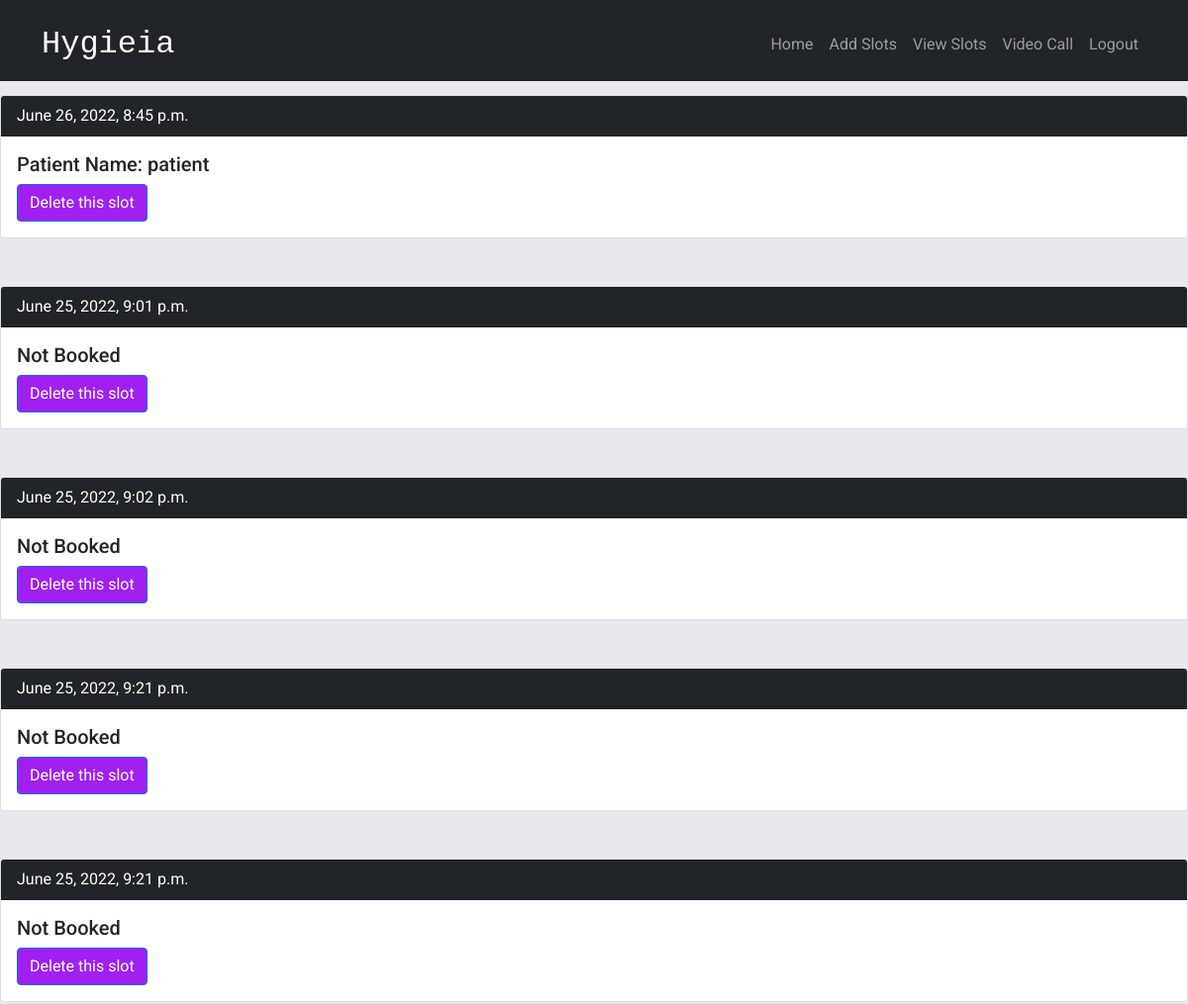
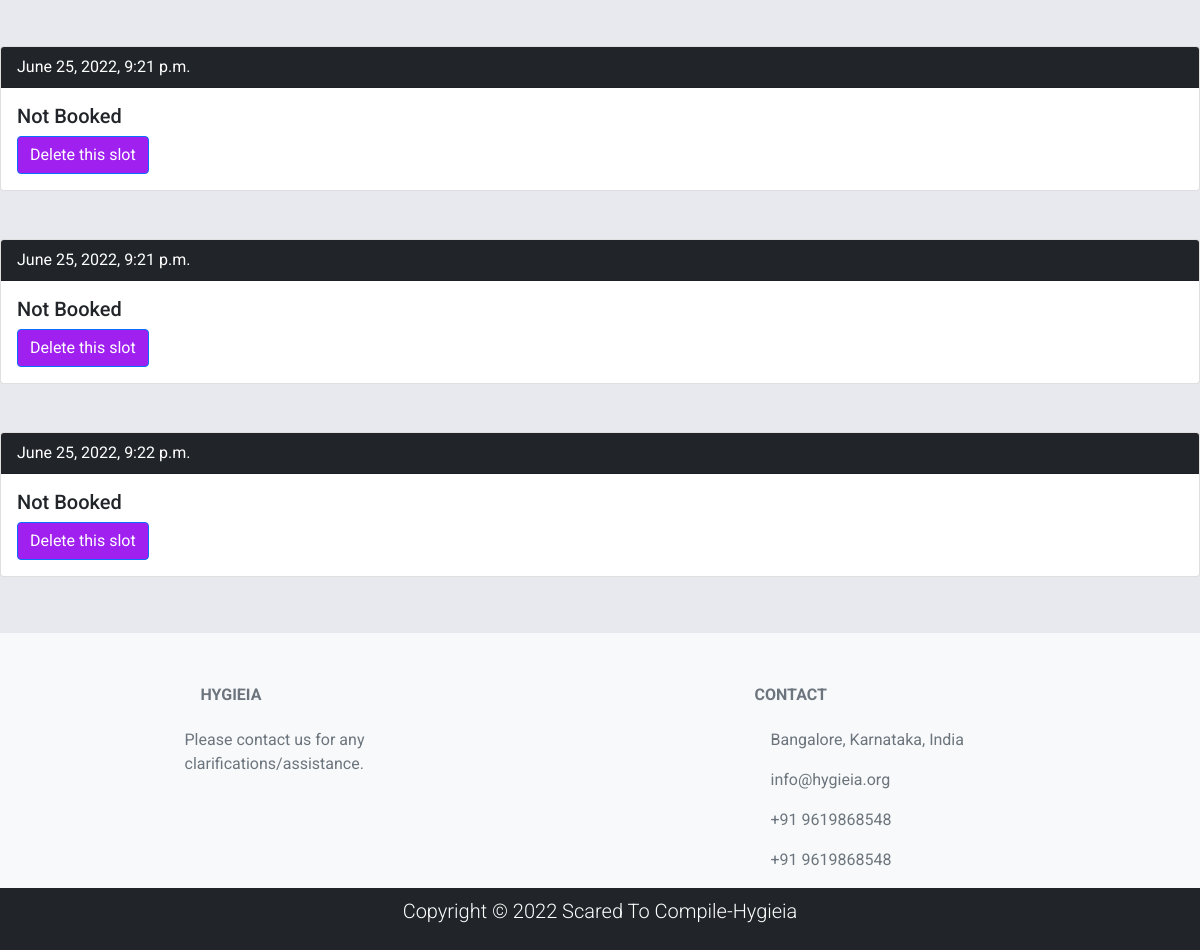
Page /doctor/view_slots/ (signed in) on the earlier database version (2 pictures, top to bottom).
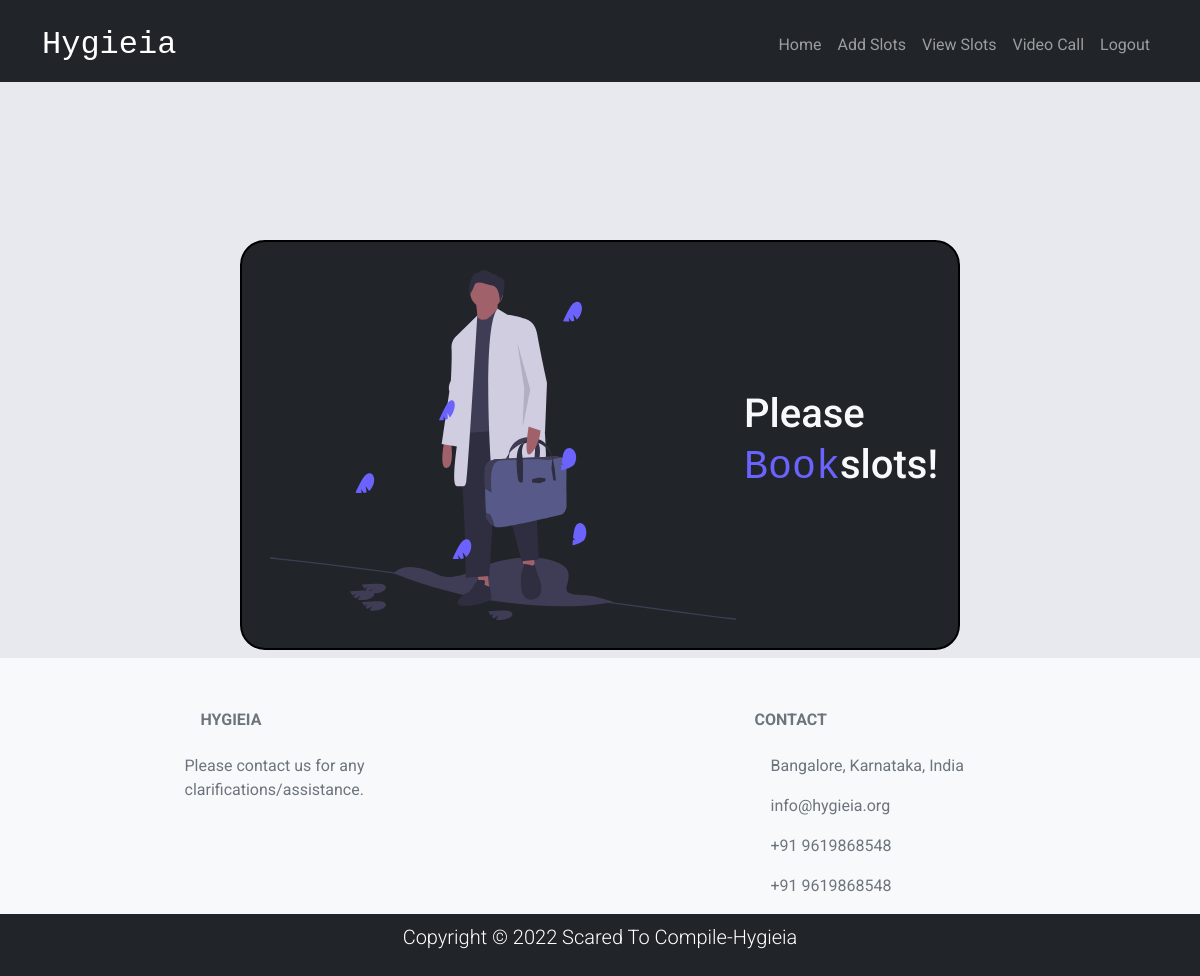
Same page on the later database version.
### doctor/models.py (models this page shows)
class Free_Slots(models.Model):
    doc_username=models.CharField(max_length=1000)
    time = models.DateTimeField()
    is_booked = models.BooleanField(default=False)
    patient_name = models.CharField(max_length=100,default='')

### doctor/views.py (the view)
# urls.py: path('view_slots/',views.view_slots,name="view_slots"),
def view_slots(request):
    print(request.GET)
    if "apptno" in request.GET:
        Free_Slots.objects.get(id=int(request.GET['apptno'])).delete()
    username= request.user.username
    available =  Free_Slots.objects.filter(doc_username=username)
    print(available)
    return render(request, 'doctor/view_slots.html',{"available":available})

### doctor/templates/doctor/view_slots.html (shortened to what this page needs)
{%extends "doctor/home.html" %}
{% load static %}
{%block content%}
<br><br><br><br>
         {%if available%}
         {% for slot in available %}
          <div class="card">
            <div class="card-header bg-dark text-white" >
               {{slot.time}}
            </div>
            <div class="card-body">
              <form id="slots{{slot.id}}">
               <h5 class="card-title">
                  {% if slot.patient_name%}
                     Patient Name: {{slot.patient_name}}
                  {%else%}
                     Not Booked
                  {%endif%}
               </h5>
               <input type="submit" value="Delete this slot"  class="btn btn-primary" style="background-color: #A020F0;">
            </form>
            </div>
          </div>
          <br><br>
         {%endfor %}
      {%else%}
      <br><br><br><br><br><br>
<div id="formbox" class=" bg-dark text-light container d-flex justify-content-center mb-3re">
    <div id="aligndiv" class=" text-light d-flex">
        <div class="p-2"><img src="{% static 'images/logout.svg' %}" class="d-block w-100" alt="assets/portfolio.svg"></div>
    </div>
    <div id="aligndiv" class="bg-dark text-light" style="border-radius: 25px;">
        <h1> Please<span id="carouselText"> Book</span>slots!</h1>
    </div>
</div>
{%endif%}
{%endblock content%}

### doctor/templates/doctor/home.html (shortened to what this page needs)
{% load static %}
<!DOCTYPE html>
<html lang="en">
<head>
    <link href="https://cdn.jsdelivr.net/npm/bootstrap@5.1.3/dist/css/bootstrap.min.css" rel="stylesheet">
    <link
    rel="stylesheet"
    type="text/css"
    media="screen"
    href="{% static 'styles/main.css' %}"
  />
</head>
<body>
<nav class="navbar navbar-expand-lg bg-dark navbar-dark pt-3 fixed-top">
    <div class="container">
        <a href="#" class="navbar-brand" id="robotofont" style="font-size: xx-large;">Hygieia</a>
        <div class="collapse navbar-collapse" id="navmenu">
            <ul class="navbar-nav ms-auto">
                <li class="nav-item">
                    <a href="{%url 'doctor-home'%}" class="nav-link">Home</a>
                </li>
                <li class="nav-item">
                    <a href="{%url 'add_slots'%}" class="nav-link">Add Slots</a>
                </li> <li class="nav-item">
                    <a href="{%url 'view_slots'%}" class="nav-link">View Slots</a>
                </li>
                <li class="nav-item">
                    <a href="{%url 'base-lobby'%}" class="nav-link">Video Call</a>
                </li>
                <li class="nav-item">
                    <a href="{%url 'logout'%}" class="nav-link">Logout</a>
                </li>
            </ul>
        </div>
    </div>
</nav>
<div id="content">
    {% block content %}
    {% endblock %}
</div>
<footer class="text-center text-lg-start bg-light text-muted">
    <section class="pt-1">
        <div class="container text-center text-md-start mt-5">
            <div class="row mt-3">
                <div class="col-md-3 col-lg-4 col-xl-3 mx-auto mb-4">
                    <h6 class="text-uppercase fw-bold mb-4">
                        Hygieia
                    </h6>
                    <p>
                        Please contact us for any clarifications/assistance.
                    </p>
                </div>
                <div class="col-md-4 col-lg-3 col-xl-3 mx-auto mb-md-0 mb-4">
                    <h6 class="text-uppercase fw-bold mb-4">
                        Contact
                    </h6>
                    <p> Bangalore, Karnataka, India</p>
                    <p>
                        info@hygieia.org
                    </p>
                    <p> +91 9619868548</p>
                    <p> +91 9619868548</p>
                </div>
            </div>
        </div>
    </section>
    <div class="p-2 bg-dark text-white text-center position-relative">
        <div class="container">
            <p class="lead">Copyright &copy; 2022 Scared To Compile-Hygieia</p>
            <a href="#" class="position-absolute bottom-0 end-0 p-2">
            </a>
        </div>
    </div>
</footer>
</body>
</html>

### static/styles/main.css (style rules this page uses)
:root { --shaddow:0 4px 6px -1px rgba(0,0,0,0.1),0 2px 4px -1px rgba(0,0,0,0.06); }
body { background-color: rgba(232,233,239,1); font-family: 'Roboto', sans-serif; }

### doctor/templates/doctor/home.html (style rules this page uses)
#carouselText { font-family: "Roboto Mono", monospace; color: #6b63fe; }
#robotofont { font-family: "Roboto Mono", monospace; }
#formbox { max-width: min(1000px, 60%); margin: auto; border-radius: 25px; border: 2px solid black; padding: 20px; }
#aligndiv { display: flex; align-items: center; flex-wrap: wrap; }

Differences in the rows shown:
removed Free_Slots: time "June 26, 2022, 8:45 p.m.", patient_name "patient"
removed Free_Slots: time "June 25, 2022, 9:01 p.m.", patient_name "Not Booked"
removed Free_Slots: time "June 25, 2022, 9:02 p.m.", patient_name "Not Booked"
removed Free_Slots: time "June 25, 2022, 9:21 p.m.", patient_name "Not Booked"
removed Free_Slots: time "June 25, 2022, 9:21 p.m.", patient_name "Not Booked"
removed Free_Slots: time "June 25, 2022, 9:21 p.m.", patient_name "Not Booked"
removed Free_Slots: time "June 25, 2022, 9:21 p.m.", patient_name "Not Booked"
removed Free_Slots: time "June 25, 2022, 9:22 p.m.", patient_name "Not Booked"
Other differences:
text now shown: "Please Book slots!"
